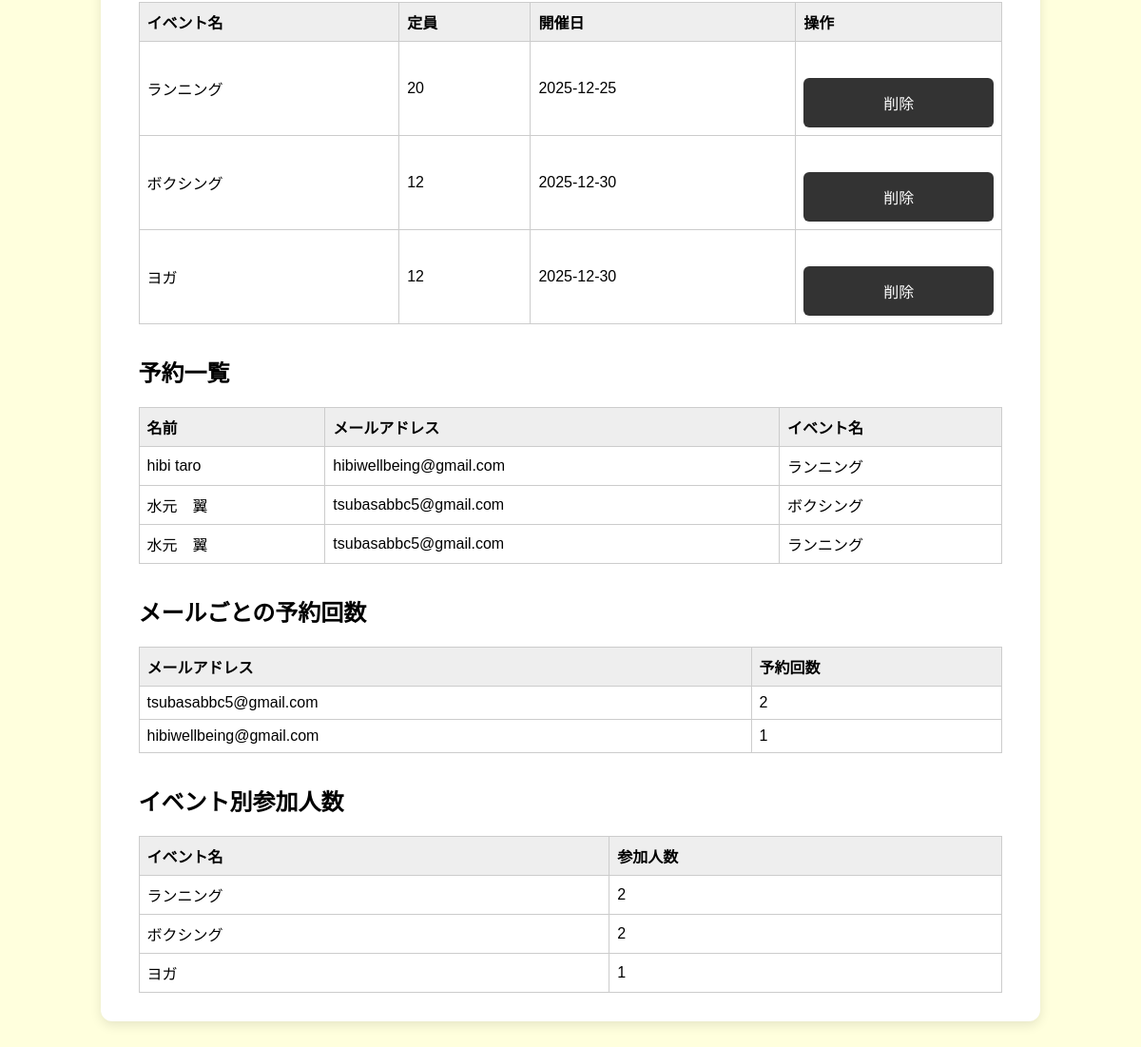
Before: /admin (signed in, lower part) with the older database file.
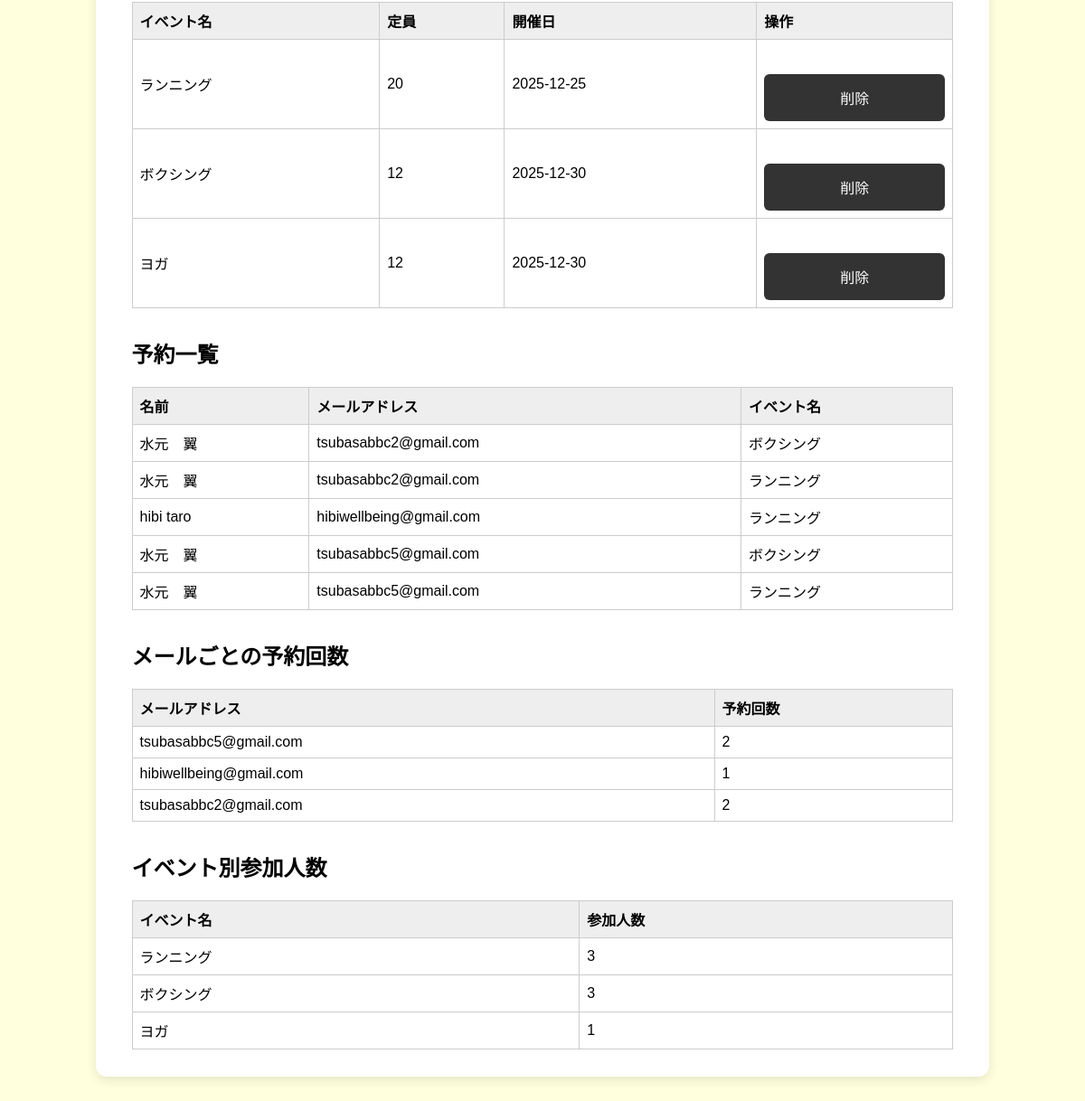
After: the same page with the newer database file.
### tables this page shows
CREATE TABLE events (
            id INTEGER PRIMARY KEY AUTOINCREMENT,
            attendance INTEGER NOT NULL ,
            name TEXT NOT NULL UNIQUE,
            date TEXT NOT NULL
        );

CREATE TABLE user (
            user_id INTEGER PRIMARY KEY AUTOINCREMENT,
            is_provisional BOOL DEFAULT TRUE,
            name TEXT NOT NULL,
            email TEXT NOT NULL,
            password TEXT NOT NULL
        );

### app.py (the view)
@app.route('/admin', methods=['GET'])
def admin():
    if not session.get('is_admin'):
        return redirect(url_for('hibiowner'))
    conn = sqlite3.connect(DB_NAME)
    c = conn.cursor()
    c.execute('SELECT id, name, attendance , date FROM events ORDER BY date')
    events = [dict(id=row[0], name=row[1], attendance=row[2], date=row[3]) for row in c.fetchall()]
    c.execute('''
        SELECT u.name, u.email, e.name
        FROM reservations r
        JOIN user u ON r.user_id = u.user_id
        JOIN events e ON r.event_id = e.id
        ORDER BY r.id DESC
    ''')
    reservations = c.fetchall()
    c.execute('''
        SELECT u.email, COUNT(*)
        FROM reservations r
        JOIN user u ON r.user_id = u.user_id
        GROUP BY u.user_id
    ''')
    email_counts = dict(c.fetchall())
    c.execute('''
        SELECT e.name, COUNT(r.id)
        FROM reservations r
        JOIN events e ON r.event_id = e.id
        GROUP BY e.id
    ''')
    event_counts = c.fetchall()
    conn.close()
    return render_template('admin.html', events=events, reservations=reservations,
                           email_counts=email_counts, event_counts=event_counts)

### templates/admin.html (shortened to what this page needs)
<!DOCTYPE html>
<html lang="ja">
  <head>
    <link
      rel="stylesheet"
      href="{{ url_for('static', filename='style.css') }}"
    />
  </head>
  <body>
    <div class="mainfield">
      <section>
        <table>
          <thead>
            <tr>
              <th>イベント名</th>
              <th>定員</th>
              <th>開催日</th>
              <th>操作</th>
            </tr>
          </thead>
          <tbody>
            {% for event in events %}
            <tr>
              <td>{{ event.name }}</td>
              <td>{{ event.attendance }}</td>
              <td>{{ event.date }}</td>
              <td>
                <form
                  method="POST"
                  action="{{ url_for('delete_event', event_id=event.id) }}"
                  class="inline"
                  onsubmit="return confirm('本当に削除しますか？');"
                >
                  <button type="submit" class="delete-btn">削除</button>
                </form>
              </td>
            </tr>
            {% else %}
            <tr>
              <td colspan="4">イベントがありません</td>
            </tr>
            {% endfor %}
          </tbody>
        </table>
      </section>
      <section>
        <h2>予約一覧</h2>
        <table>
          <thead>
            <tr>
              <th>名前</th>
              <th>メールアドレス</th>
              <th>イベント名</th>
            </tr>
          </thead>
          <tbody>
            {% for name, email, event_name in reservations %}
            <tr>
              <td>{{ name }}</td>
              <td>{{ email }}</td>
              <td>{{ event_name }}</td>
            </tr>
            {% else %}
            <tr>
              <td colspan="3">予約がありません</td>
            </tr>
            {% endfor %}
          </tbody>
        </table>
      </section>
      <section>
        <h2>メールごとの予約回数</h2>
        <table>
          <thead>
            <tr>
              <th>メールアドレス</th>
              <th>予約回数</th>
            </tr>
          </thead>
          <tbody>
            {% for email, count in email_counts.items() %}
            <tr>
              <td>{{ email }}</td>
              <td>{{ count }}</td>
            </tr>
            {% else %}
            <tr>
              <td colspan="2">予約データがありません</td>
            </tr>
            {% endfor %}
          </tbody>
        </table>
      </section>
      <section>
        <h2>イベント別参加人数</h2>
        <table>
          <thead>
            <tr>
              <th>イベント名</th>
              <th>参加人数</th>
            </tr>
          </thead>
          <tbody>
            {% for event_name, count in event_counts %}
            <tr>
              <td>{{ event_name }}</td>
              <td>{{ count }}</td>
            </tr>
            {% else %}
            <tr>
              <td colspan="2">参加者データがありません</td>
            </tr>
            {% endfor %}
          </tbody>
        </table>
      </section>
    </div>
  </body>
</html>

### static/style.css (style rules this page uses)
body { background-color: #FFFFDD; font-family: 'Kosugi Maru', sans-serif; margin: 0; padding: 0; }
.mainfield { max-width: 80%; margin: 0px auto; background-color: #fff; padding: 30px 40px; border-radius: 12px; box-shadow: 0 4px 12px rgba(0, 0, 0, 0.1); }
form button[type="submit"] { margin-top: 30px; width: 100%; background-color: #333; color: white; padding: 14px; font-size: 16px; border: none; border-radius: 6px; cursor: pointer; transition: background-color 0.3s ease; }

### templates/admin.html (style rules this page uses)
body { font-family: Arial, sans-serif; margin: 2rem; }
h1, h2 { margin-top: 2rem; }
table { border-collapse: collapse; width: 100%; margin-top: 1rem; }
th, td { border: 1px solid #ccc; padding: 0.5em; text-align: left; }
th { background-color: #eee; }
form.inline { display: inline; }
button { padding: 0.3em 0.7em; cursor: pointer; }
.delete-btn { background-color: #e74c3c; color: white; border: none; border-radius: 3px; }

Changed rows visible on the page:
computed for events "ランニング": count "2" → "3"
computed for events "ボクシング": id "2" → "3"
added user: name "水元 翼", email "tsubasabbc2@gmail.com", name "ボクシング", name "ランニング", count "2"
